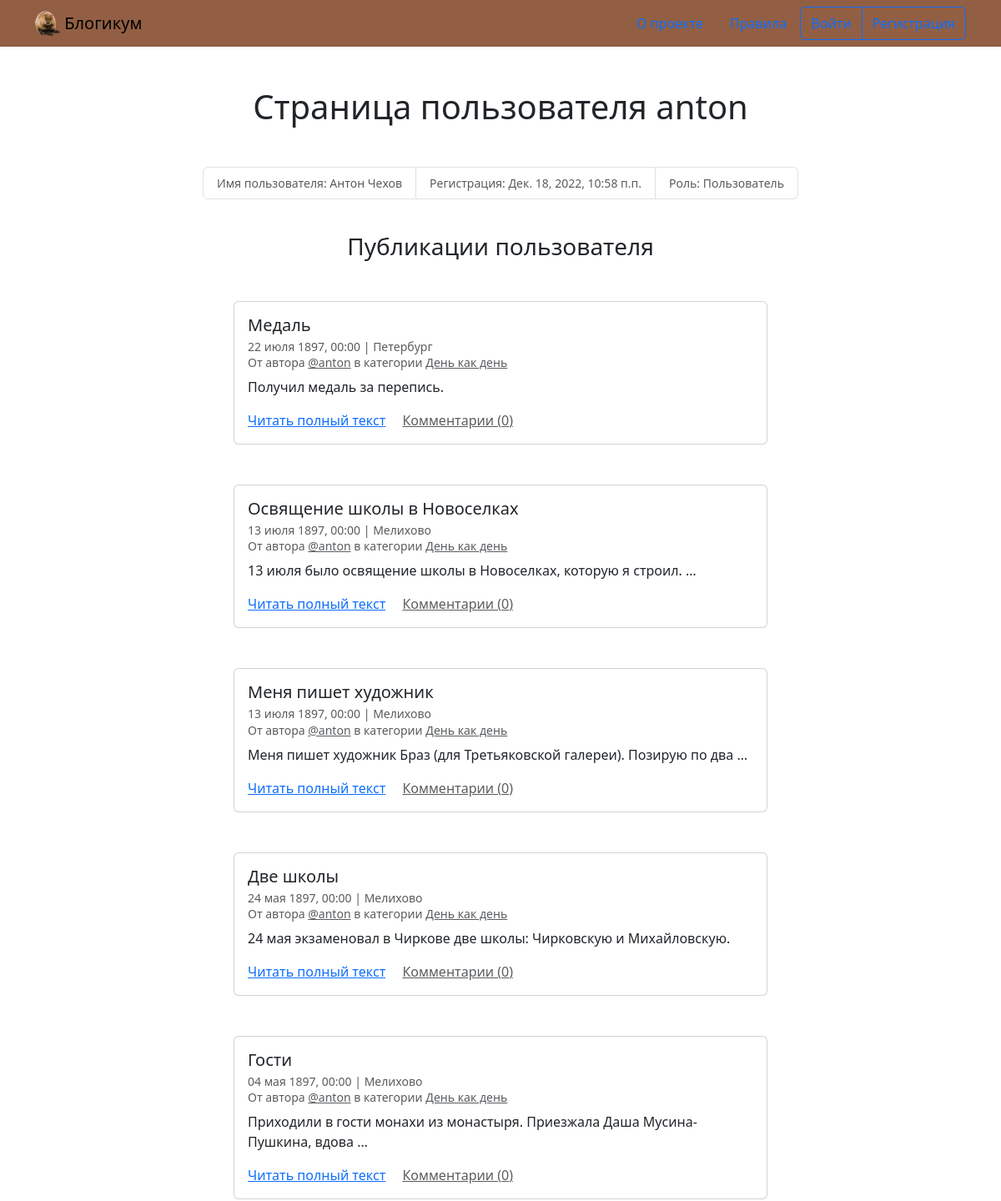
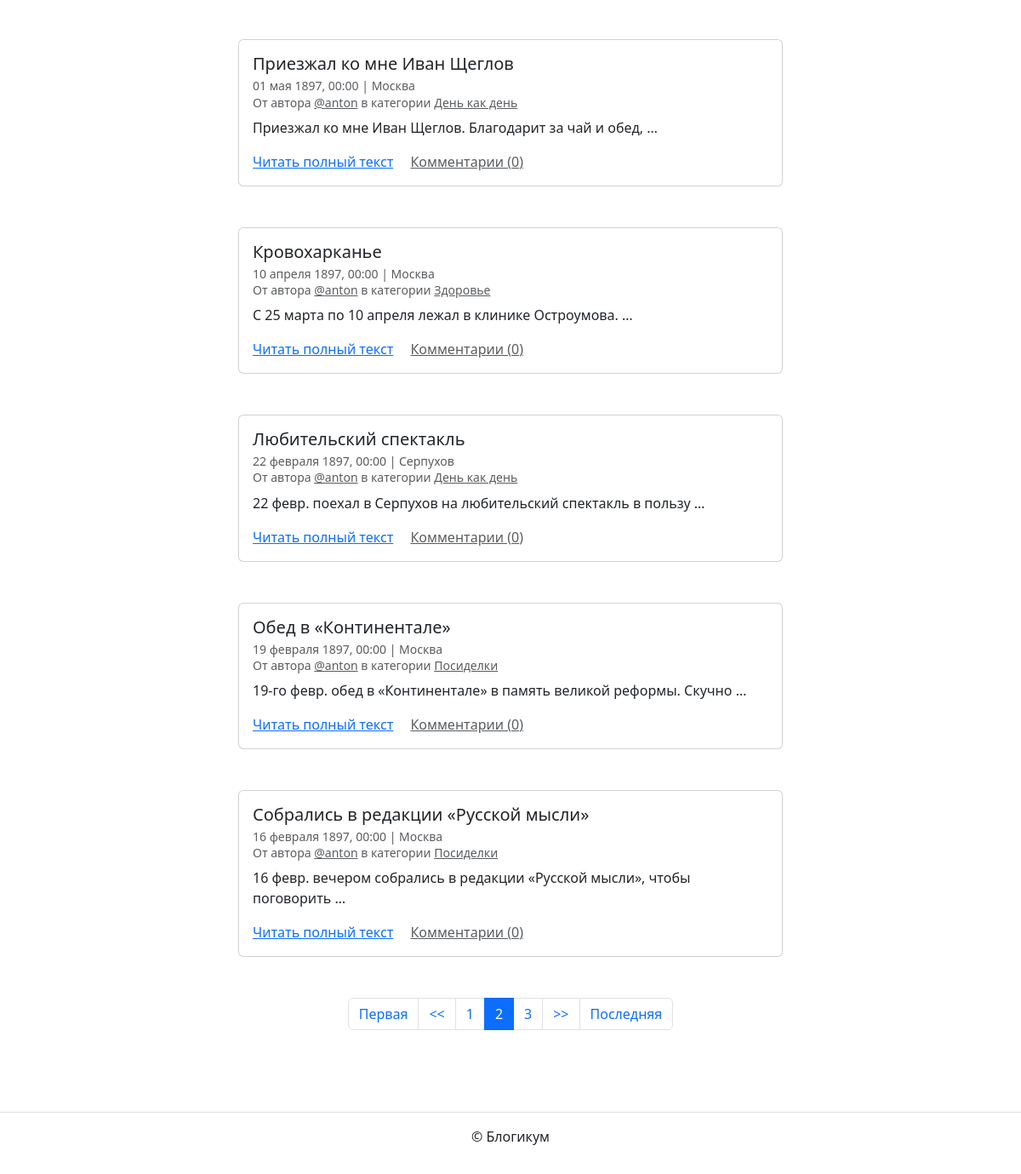
Page /profile/anton/?page=2 on the committed database (2 pictures, top to bottom).
### blog/models.py (models this page shows, shortened)
class Post(TimeStampedModel):
    title = models.CharField(
        "Заголовок",
        max_length=256,
        blank=False,
    )
    text = models.TextField("Текст", blank=False)
    pub_date = models.DateTimeField(
        "Дата и время публикации",
        blank=False,
        help_text=(
            "Если установить дату и время в "
            "будущем — можно делать отложенные публикации."
        ),
    )
    author = models.ForeignKey(
        User,
        on_delete=models.CASCADE,
        blank=False,
        verbose_name="Автор публикации",
        related_name="posts",
    )
    location = models.ForeignKey(
        "Location",
        null=True,
        on_delete=models.SET_NULL,
        blank=True,
        verbose_name="Местоположение",
        related_name="posts",
    )
    category = models.ForeignKey(
        "Category",
        null=True,
        on_delete=models.SET_NULL,
        blank=False,
        verbose_name="Категория",
        related_name="posts",
    )
    image = models.ImageField(
        "Картинка",
        upload_to="media/",
        blank=True,
    )
    class Meta:
        verbose_name = "публикация"
        verbose_name_plural = "Публикации"

class Location(TimeStampedModel):
    name = models.CharField(
        "Название места",
        max_length=256,
        blank=False,
    )
    class Meta:
        verbose_name = "местоположение"
        verbose_name_plural = "Местоположения"

class Category(TimeStampedModel):
    title = models.CharField(
        "Заголовок",
        max_length=512,
        blank=False,
    )
    description = models.TextField(
        "Описание",
        blank=False,
    )
    slug = models.SlugField(
        "Идентификатор",
        unique=True,
        blank=False,
        help_text=(
            "Идентификатор страницы для URL; разрешены "
            "символы латиницы, цифры, дефис и подчёркивание."
        ),
    )
    class Meta:
        verbose_name = "категория"
        verbose_name_plural = "Категории"

### blog/views.py (the view)
def user_profile(request, username):
    profile = get_object_or_404(User, username=username)
    posts = profile.posts.annotate(comment_count=Count("comments")).order_by(
        "-pub_date"
    )
    paginator = Paginator(posts, POSTS_PER_PAGE)
    page_obj = paginator.get_page(request.GET.get("page"))
    context = {
        "page_obj": page_obj,
        "profile": profile,
    }
    return render(request, "blog/profile.html", context)

### templates/blog/profile.html (shortened to what this page needs)
{% extends "base.html" %}
{% block content %}
  <h1 class="mb-5 text-center ">Страница пользователя {{ profile.username }}</h1>
  <small>
    <ul class="list-group list-group-horizontal justify-content-center mb-3">
      <li class="list-group-item text-muted">Имя пользователя: {% if profile.get_full_name %}{{ profile.get_full_name }} {% else %}не указано{% endif %}</li>
      <li class="list-group-item text-muted">Регистрация: {{ profile.date_joined }}</li>
      <li class="list-group-item text-muted">Роль: {% if profile.is_staff %}Админ{% else %}Пользователь{% endif %}</li>
    </ul>
  </small>
  <br>
  <h3 class="mb-5 text-center">Публикации пользователя</h3>
  {% for post in page_obj %}
    <article class="mb-5">
      {% include "includes/post_card.html" %}
    </article>
  {% endfor %}
  {% include "includes/paginator.html" %}
{% endblock %}

### templates/includes/post_card.html (shortened to what this page needs)
<div class="col d-flex justify-content-center">
  <div class="card" style="width: 40rem;">
    <div class="card-body">
      <h5 class="card-title">{{ post.title }}</h5>
      <h6 class="card-subtitle mb-2 text-muted">
        <small>
          {{ post.pub_date|date:"d E Y, H:i" }} | {% if post.location and post.location.is_published %}{{ post.location.name }}{% else %}Планета Земля{% endif %}<br>
          От автора <a class="text-muted" href="{% url 'blog:profile' post.author %}">@{{ post.author.username }}</a> в
          категории {% include "includes/category_link.html" %}
        </small>
      </h6>
      <p class="card-text">{{ post.text|truncatewords:10 }}</p>
      <a href="{% url 'blog:post_detail' post.id %}" class="card-link">Читать полный текст</a>
      <a href="{% url 'blog:post_detail' post.id %}" class="card-link text-muted">Комментарии ({{ post.comment_count }})</a>
    </div>
  </div>
</div>

### templates/includes/category_link.html
<a class="text-muted" href="{% url 'blog:category_posts' post.category.slug %}">
  {{ post.category.title }}
</a>

### rows in the picture
Post: title "Медаль", pub_date "22 июля 1897, 00:00", location.name "Петербург", author.username "anton", category "День как день", text "Получил медаль за перепись.", comment_count "0"
Post: title "Освящение школы в Новоселках", pub_date "13 июля 1897, 00:00", location.name "Мелихово", author.username "anton", category "День как день", text "13 июля было освящение школы в Новоселках, которую я строил. …", comment_count "0"
Post: title "Меня пишет художник", pub_date "13 июля 1897, 00:00", location.name "Мелихово", author.username "anton", category "День как день", text "Меня пишет художник Браз (для Третьяковской галереи). Позирую по два …", comment_count "0"
Post: title "Две школы", pub_date "24 мая 1897, 00:00", location.name "Мелихово", author.username "anton", category "День как день", text "24 мая экзаменовал в Чиркове две школы: Чирковскую и Михайловскую.", comment_count "0"
Post: title "Гости", pub_date "04 мая 1897, 00:00", location.name "Мелихово", author.username "anton", category "День как день", text "Приходили в гости монахи из монастыря. Приезжала Даша Мусина-Пушкина, вдова …", comment_count "0"
Post: title "Приезжал ко мне Иван Щеглов", pub_date "01 мая 1897, 00:00", location.name "Москва", author.username "anton", category "День как день", text "Приезжал ко мне Иван Щеглов. Благодарит за чай и обед, …", comment_count "0"
Post: title "Кровохарканье", pub_date "10 апреля 1897, 00:00", location.name "Москва", author.username "anton", category "Здоровье", text "С 25 марта по 10 апреля лежал в клинике Остроумова. …", comment_count "0"
Post: title "Любительский спектакль", pub_date "22 февраля 1897, 00:00", location.name "Серпухов", author.username "anton", category "День как день", text "22 февр. поехал в Серпухов на любительский спектакль в пользу …", comment_count "0"
Post: title "Обед в «Континентале»", pub_date "19 февраля 1897, 00:00", location.name "Москва", author.username "anton", category "Посиделки", text "19-го февр. обед в «Континентале» в память великой реформы. Скучно …", comment_count "0"
Post: title "Собрались в редакции «Русской мысли»", pub_date "16 февраля 1897, 00:00", location.name "Москва", author.username "anton", category "Посиделки", text "16 февр. вечером собрались в редакции «Русской мысли», чтобы поговорить …", comment_count "0"

### other values in the picture
{{ profile.username }} "anton"
{{ profile.get_full_name }} "Антон Чехов"
{{ profile.date_joined }} "Дек. 18, 2022, 10:58 п.п."
{{ i }} "1" "3"
{{ i }} "2"
